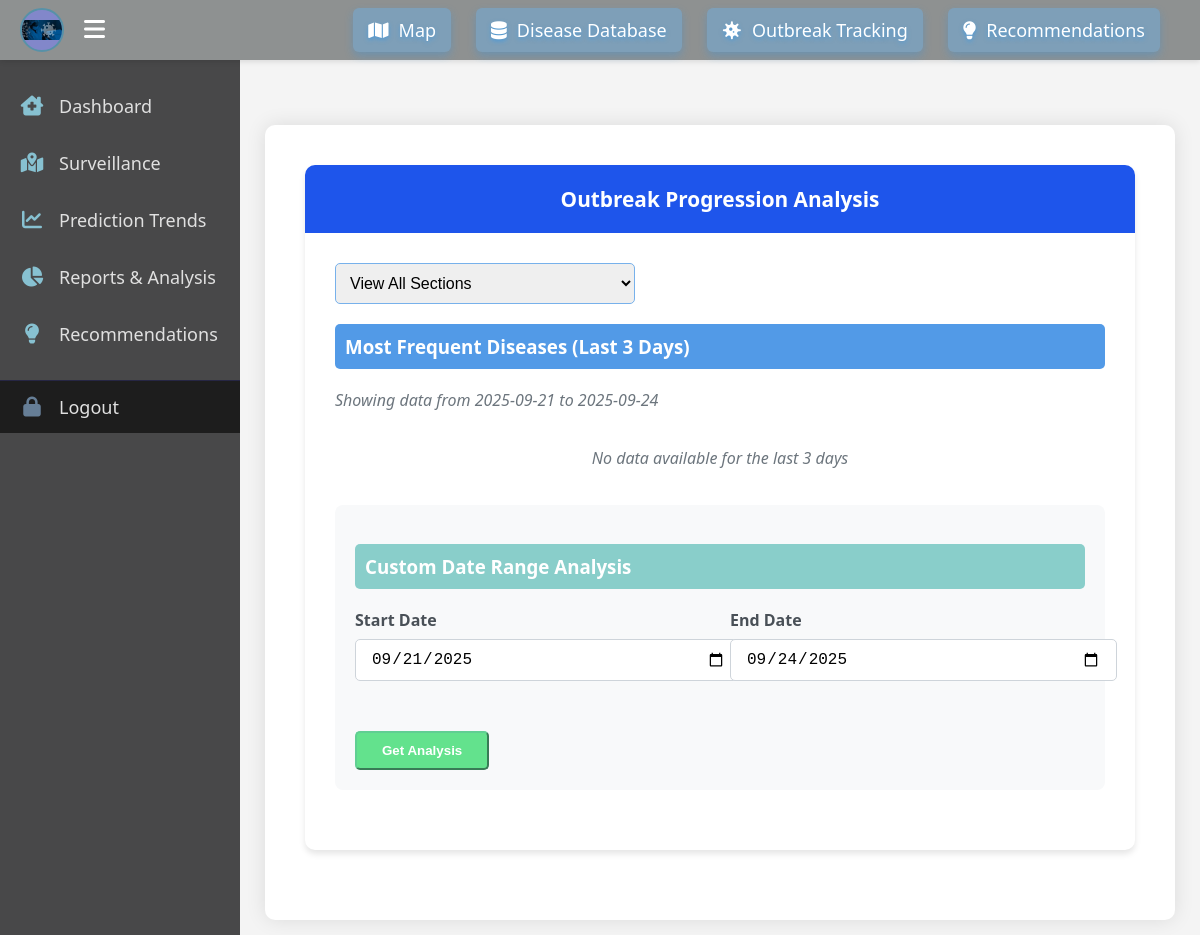
The page /outbreak-progression on the database as committed earlier.
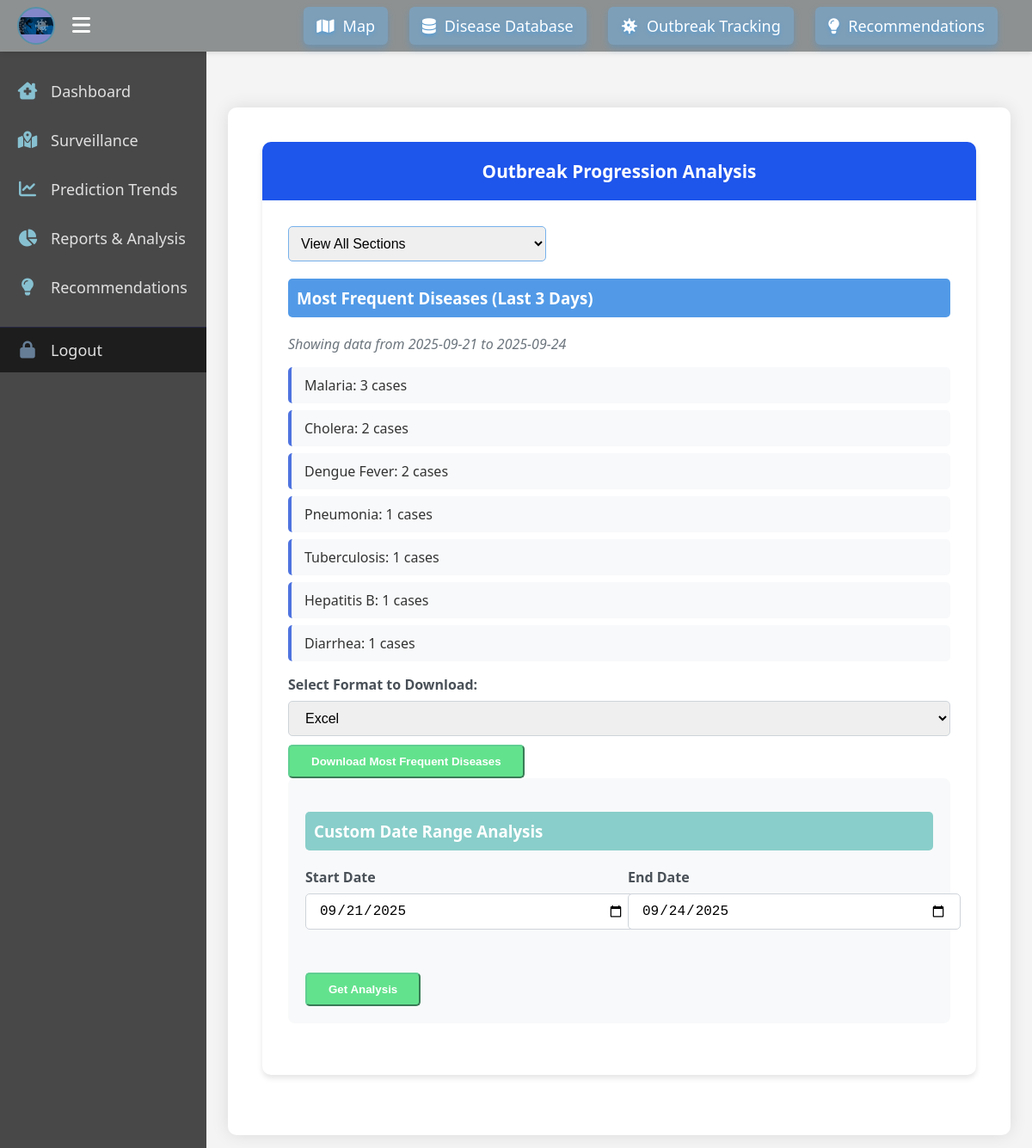
The same page on the database as committed later.
### models.py (models this page shows, shortened)
class DiseaseRecord(db.Model):
    __tablename__ = 'DiseaseRecords'
    id = db.Column(db.Integer, primary_key=True)
    Patient_Age = db.Column('Patient_Age', db.Integer, nullable=False)
    Disease_Name = db.Column('Disease_Name', db.String(200), nullable=False)
    Occasion = db.Column('Occasion', db.String(50), nullable=False)
    Date = db.Column('Date', db.Date, nullable=False)
    Hospital_Name = db.Column('Hospital_Name', db.String(200), nullable=False)

### app.py (the view, shortened to what this page needs)
@app.route('/outbreak-progression', methods=['GET', 'POST'])
def outbreak_progression():
    current_date = datetime.now().date()
    last_three_days = current_date - timedelta(days=3)
    outbreak_query = db.session.query(
        DiseaseRecord.Disease_Name,
        DiseaseRecord.Patient_Age,
        DiseaseRecord.Date
    ).filter(
        DiseaseRecord.Date.between(last_three_days, current_date)
    )
    df = pd.read_sql(outbreak_query.statement, db.engine)
    most_frequent_diseases = df['Disease_Name'].value_counts()
    warnings = []
    seasonal_patterns = None
    age_risk_analysis = None
    return render_template('outbreak_progression.html',
                         most_frequent_diseases=most_frequent_diseases,
                         warnings=warnings,
                         seasonal_patterns=seasonal_patterns,
                         age_risk_analysis=age_risk_analysis,
                         current_date=current_date,
                         last_three_days=last_three_days)

### templates/outbreak_progression.html (shortened to what this page needs)
{% extends 'base.html' %}
{% block content %}
<div class="main-container">
    <div class="card">
        <div class="card-header">
            Outbreak Progression Analysis
        </div>
        <div class="card-body">
            <div class="filter-container">
                <select id="sectionFilter" class="filter-select" onchange="filterSections()">
                    <option value="all">View All Sections</option>
                </select>
            </div>
            <h3 class="section-title frequent-diseases-title" onclick="toggleSection('frequentDiseases')">Most Frequent Diseases (Last 3 Days)</h3>
            <p class="time-period">Showing data from {{ last_three_days.strftime('%Y-%m-%d') }} to {{ current_date.strftime('%Y-%m-%d') }}</p>
            <div id="frequentDiseases" style="display: block;">
                {% if most_frequent_diseases is not none and not most_frequent_diseases.empty %}
                    <ul class="data-list">
                        {% for disease, count in most_frequent_diseases.items() %}
                        <li>{{ disease }}: {{ count }} cases</li>
                        {% endfor %}
                    </ul>
                    <form method="POST" action="/download-frequent-diseases">
                        <label for="format" class="form-label">Select Format to Download:</label>
                        <select name="format" id="format" class="form-control" required>
                            <option value="excel">Excel</option>
                        </select>
                        <button type="submit" class="btn-primary">Download Most Frequent Diseases</button>
                    </form>
                {% else %}
                    <p class="no-data">No data available for the last 3 days</p>
                {% endif %}
            </div>
            <div class="form-container">
                <h3 class="section-title custom-date-range-title" onclick="toggleSection('customDateRange')">Custom Date Range Analysis</h3>
                <div id="customDateRange" style="display: block;">
                    <form method="POST">
                        <div class="form-row" style="display: flex; gap: 20px; margin-bottom: 20px;">
                            <div class="form-group" style="flex: 1;">
                                <label for="start_date" class="form-label">Start Date</label>
                                <input type="date" id="start_date" name="start_date" class="form-control" required>
                            </div>
                            <div class="form-group" style="flex: 1;">
                                <label for="end_date" class="form-label">End Date</label>
                                <input type="date" id="end_date" name="end_date" class="form-control" required>
                            </div>
                        </div>
                        <button type="submit" class="btn-primary">Get Analysis</button>
                    </form>
                </div>
            </div>
        </div>
    </div>
</div>
{% endblock %}

### templates/base.html (shortened to what this page needs)
<!DOCTYPE html>
<html lang="en">
<head>
    <link rel="stylesheet" href="https://cdnjs.cloudflare.com/ajax/libs/font-awesome/6.0.0-beta3/css/all.min.css">
</head>
<body>
    <header>
        <div class="header-left">
            <div class="header-logo">
                <img src="{{ url_for('static', filename='images/stat.jpeg') }}" alt="Logo">
            </div>
            <button class="toggle-sidebar" id="toggleSidebar">
                <i class="fas fa-bars"></i>
            </button>
        </div>
        <div class="header-center-right">
            <div class="top-nav-item" onclick="location.href='/surveillance-map'">
                <i class="fas fa-map"></i>
                <span>Map</span>
            </div>
            <div class="top-nav-item" onclick="location.href='/disease-database'">
                <i class="fas fa-database"></i>
                <span>Disease Database</span>
            </div>
            <div class="top-nav-item" onclick="location.href='/outbreak-progression'">
                <i class="fas fa-virus"></i>
                <span>Outbreak Tracking</span>
            </div>
            <div class="top-nav-item" onclick="location.href='/recommendations'">
                <i class="fas fa-lightbulb"></i>
                <span>Recommendations</span>
            </div>
        </div>
    </header>
    <div class="container" id="mainContainer">
        <nav class="sidebar" id="sidebar">
            <div class="sidebar-item" onclick="location.href='/home'">
                <i class="fas fa-clinic-medical"></i> Dashboard
            </div>
            <div class="sidebar-item" onclick="location.href='/disease-surveillance'">
                <i class="fas fa-map-marked-alt"></i> Surveillance
            </div>
            <div class="sidebar-item" onclick="location.href='/prediction-trends'">
                <i class="fas fa-chart-line"></i> Prediction Trends
            </div>
            <div class="sidebar-item" onclick="location.href='/reports-analytics'">
                <i class="fas fa-chart-pie"></i> Reports & Analysis
            </div>
            <div class="sidebar-item" onclick="location.href='/recommendations'">
                <i class="fas fa-lightbulb"></i> Recommendations
            </div>
            <div class="sidebar-footer">
                <div class="logout-sidebar" onclick="showLogoutSpinner()">
                    <i class="fas fa-lock"></i> Logout
                </div>
            </div>
        </nav>
        <main class="main-content" id="mainContent">
            {% block content %}{% endblock %}
        </main>
    </div>
</body>
</html>

### templates/base.html (style rules this page uses)
body { font-family: 'Segoe UI', Arial, sans-serif; margin: 0; padding: 0; height: 100vh; display: flex; flex-direction: column; overflow: hidden; color: #333; }
header { background: hsla(180, 1.30%, 45.30%, 0.79); color: white; padding: 10px 0; text-align: center; width: 100%; position: fixed; top: 0; z-index: 1000; display: flex; justify-content: space-between; align-items: center; padding: 0 20px; box-sizing: border-box; height: 60px; box-shadow: 0 2px 5px rgba(0,0,0,0.1); }
.header-left { display: flex; align-items: center; gap: 15px; }
.header-center-right { display: flex; align-items: center; justify-content: flex-end; flex-grow: 1; gap: 25px; margin-right: 20px; }
.top-nav-item { color: white; font-size: 18px; font-weight: 500; cursor: pointer; padding: 10px 15px; border-radius: 6px; transition: all 0.3s ease; display: flex; align-items: center; gap: 10px; position: relative; text-shadow: 0 2px 4px rgba(33, 150, 243, 0.5); box-shadow: 0 4px 8px rgba(33, 150, 243, 0.3); background-color: rgba(122, 163, 194, 0.8); }
.top-nav-item i { font-size: 18px; }
.header-logo { width: 40px; height: 40px; border-radius: 50%; overflow: hidden; border: 2px solid rgb(87, 145, 168); background-color: rgb(130, 135, 202); display: flex; justify-content: center; align-items: center; }
.header-logo img { width: 100%; height: auto; object-fit: cover; }
.container { display: flex; flex-grow: 1; overflow: hidden; margin-top: 60px; transition: margin-left 0.3s ease; }
.sidebar { width: 240px; background: rgb(72, 72, 73); padding: 15px 0; height: calc(100vh - 60px); position: fixed; overflow-y: auto; top: 60px; left: 0; z-index: 999; transition: transform 0.3s ease; }
.main-content { margin-left: 240px; padding: 25px; flex-grow: 1; overflow-y: auto; height: calc(100vh - 60px); background-color: #f4f4f4; transition: margin-left 0.3s ease; }
.toggle-sidebar { background: none; border: none; color: white; font-size: 24px; cursor: pointer; padding: 5px; border-radius: 4px; transition: background-color 0.2s; }
.sidebar-item { padding: 14px 20px; cursor: pointer; position: relative; margin: 5px 0; font-size: 18px; font-weight: 500; border-radius: 0; transition: all 0.3s ease; display: flex; align-items: center; color: #e0e0e0; }
.sidebar-item i { margin-right: 15px; width: 24px; text-align: center; font-size: 20px; color: #87c1d1; }
.logout-sidebar { margin-top: 20px; padding: 14px 20px; cursor: pointer; position: relative; font-size: 18px; border-radius: 0; transition: all 0.3s ease; display: flex; align-items: center; color: #e0e0e0; background-color: rgba(15, 15, 15, 0.75); border-top: 1px solid rgba(62, 60, 158, 0.3); }
.logout-sidebar i { margin-right: 15px; width: 24px; text-align: center; font-size: 20px; color:rgb(102, 126, 150); }
.sidebar-footer { margin-top: auto; padding-bottom: 15px; }

Rows that differ between the two databases and show on the page:
added DiseaseRecord: Disease_Name "Malaria", count "3"
added DiseaseRecord: Disease_Name "Cholera", count "2"
added DiseaseRecord: Disease_Name "Dengue Fever", count "2"
added DiseaseRecord: Disease_Name "Pneumonia", count "1"
added DiseaseRecord: Disease_Name "Tuberculosis", count "1"
added DiseaseRecord: Disease_Name "Hepatitis B", count "1"
added DiseaseRecord: Disease_Name "Diarrhea", count "1"
Other text that changed with them:
form field format: (not shown) → "Excel"
text no longer shown: "No data available for the last 3 days"
text now shown: "Select Format to Download: Download Most Frequent Diseases"
